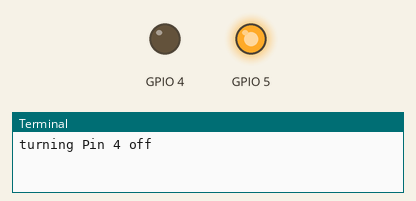
Recording of a program running on a simulated Raspberry Pi (BCM pin numbers). On the bench: output pins drawn as LEDs (lit = HIGH), the last lines printed to the terminal. At 120.0 s the program stops and its outputs stay as they are.

Above: at 0.1 s.
At 60.1 s:
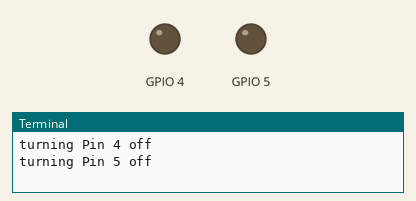
At 120.1 s:
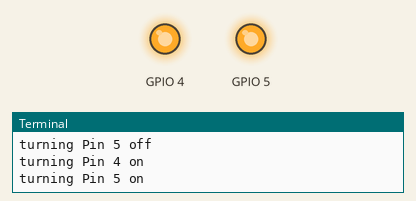
Timing chart, 0 to 121.5 s (numbered marks = the images above):
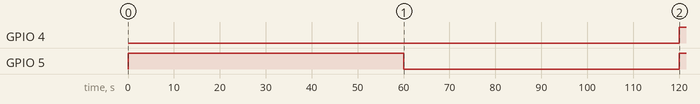

Measured:
- by itself, GPIO 4: LOW → HIGH at 120 s
- by itself, GPIO 5: LOW → HIGH at 0.00 s, → LOW 60.0 s later, → HIGH 60.0 s later

The program:

example.py
```python
#
#
# SDL_Pi_GrovePowerDrive example
# Raspberry Pi Driver for the SwitchDoc Labs GrovePowerDrive
#
# SwitchDoc Labs
# April  2017
#
# Version 1.1

# assumes device is plugged into GPIO Pin 4/5 (D4/D5 of Pi2Grover board)

import  SDL_Pi_GrovePowerDrive
import time

GPIO_Pin_PowerDrive_Sig1 = 4
GPIO_Pin_PowerDrive_Sig2 = 5


myPowerDrive = SDL_Pi_GrovePowerDrive.SDL_Pi_GrovePowerDrive(GPIO_Pin_PowerDrive_Sig1, GPIO_Pin_PowerDrive_Sig2, True, True)

print "turning Pin %i off" % GPIO_Pin_PowerDrive_Sig1
myPowerDrive.setPowerDrive(1, False)

time.sleep(60)

myPowerDrive.setPowerDrive(2, False)

print "turning Pin %i off" % GPIO_Pin_PowerDrive_Sig2

time.sleep(60)

print "turning Pin %i on" % GPIO_Pin_PowerDrive_Sig1
myPowerDrive.setPowerDrive(1, True)

print "turning Pin %i on" % GPIO_Pin_PowerDrive_Sig2
myPowerDrive.setPowerDrive(2, True)
```

SDL_Pi_GrovePowerDrive.py
```python
#
#
# SDL_Pi_GrovePowerDrive
# Raspberry Pi Driver for the SwitchDoc Labs GrovePowerDrive
#
# SwitchDoc Labs
# April  2017
#
# Version 1.1

import RPi.GPIO as GPIO

GrovePowerDrive_Default_GPIO_Pin_Sig1 = 20
GrovePowerDrive_Default_GPIO_Pin_Sig2 = 21

class SDL_Pi_GrovePowerDrive:

	def __init__(self, GPIOPinSig1=GrovePowerDrive_Default_GPIO_Pin_Sig1, GPIOPinSig2=GrovePowerDrive_Default_GPIO_Pin_Sig2,  initialStateSig1 = True, initialStateSig2 = True):
                self._GPIOPinSig1 = GPIOPinSig1
                self._GPIOPinSig2 = GPIOPinSig2

                self._initialStateSig1 = initialStateSig1
                self._initialStateSig2 = initialStateSig2

		GPIO.setmode(GPIO.BCM)

		GPIO.setup(self._GPIOPinSig1,GPIO.OUT, initial=self._initialStateSig1)
		GPIO.setup(self._GPIOPinSig2,GPIO.OUT, initial=self._initialStateSig1)

	def setPowerDrive(self, sigvalue, value):

		if (sigvalue == 1):
			GPIO.output(self._GPIOPinSig1, value)
		if (sigvalue == 2):
			GPIO.output(self._GPIOPinSig2, value)
```
